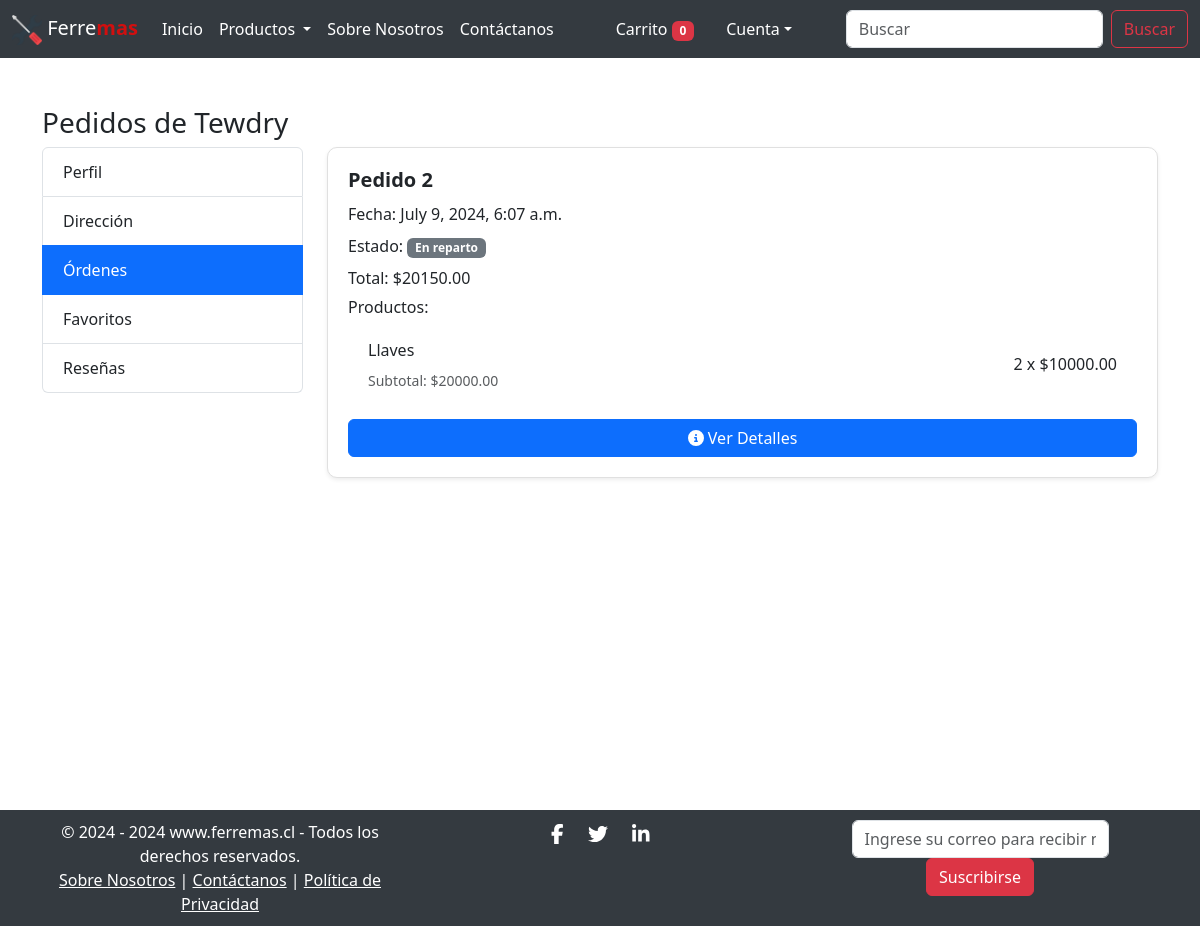
Screenshot of /profile/orders/ (signed in) with the database file from the repository.
### core/models.py (models this page shows, shortened)
class Order(models.Model):
    STATUS_CHOICES = [
        ('pending', 'Pending'),
        ('completed', 'Completed'),
        ('processing', 'En proceso'),
        ('shipped', 'Enviado'),
        ('in_transit', 'En tránsito'),
        ('out_for_delivery', 'En reparto'),
        ('delivered', 'Entregado'),
        ('delayed', 'Retrasado'),
        ('returned', 'Devuelto'),
        ('cancelled', 'Cancelado'),
        ('failed_delivery', 'Entrega fallida'),
    ]
    user = models.ForeignKey(User, related_name='orders', on_delete=models.CASCADE)
    total_amount = models.DecimalField(max_digits=10, decimal_places=2)
    status = models.CharField(max_length=20, choices=STATUS_CHOICES, default='pending')
    created_at = models.DateTimeField(auto_now_add=True)
    paypal_payment_id = models.CharField(max_length=100, blank=True, null=True)
    estimated_delivery_date = models.DateField(null=True, blank=True)
    deleted = models.BooleanField(default=False)

class OrderItem(models.Model):
    order = models.ForeignKey(Order, related_name='items', on_delete=models.CASCADE)
    product = models.ForeignKey(Product, on_delete=models.CASCADE)
    quantity = models.IntegerField()
    price = models.FloatField()

class Product(models.Model):
    category = models.ForeignKey(Category, related_name='products', on_delete=models.CASCADE)
    vendor = models.ForeignKey(Vendor, related_name='products', on_delete=models.SET_NULL, null=True, blank=True)
    title = models.CharField(max_length=100)
    description = models.TextField()
    price = models.DecimalField(max_digits=10, decimal_places=2, default=0.0)
    discounted_price = models.DecimalField(max_digits=10, decimal_places=2, null=True, blank=True)
    product_image = models.ImageField(upload_to='products/', null=True, blank=True)

### core/views.py (the view)
# urls.py: path('profile/orders/', views.profile_orders, name='profile_orders'),
@login_required
def profile_orders(request):
    orders = Order.objects.filter(user=request.user).order_by('-created_at')
    order_details = []
    for order in orders:
        items = order.items.all()
        product_details = {
            item.product.title: {
                'quantity': item.quantity,
                'price': item.price,
                'subtotal': item.quantity * item.price,
                'item': item,
                'form': ReviewForm()
            } for item in items
        }
        order_details.append({'order': order, 'product_details': product_details})
    return render(request, 'app/profile_orders.html', {'order_details': order_details})

### core/context_processors.py (called while the page is built)
def cart_item_count(request):
    if request.user.is_authenticated:
        cart_count = Cart.objects.filter(user=request.user).count()
    else:
        cart_count = 0
    return {'totalitems': cart_count}

### core/templatetags/custom_filters.py (called while the page is built)
@register.filter(name='has_group')
def has_group(user, group_name):
    return user.groups.filter(name=group_name).exists()

### core/templates/app/profile_orders.html (shortened to what this page needs)
{% extends 'app/base.html' %}
{% load static %}
{% block main-content %}
<div class="container mt-5">
    <div class="row">
        <h3>Pedidos de <span class="text-capitalize">{{ request.user }}</span></h3>
        <div class="col-md-3">
            {% include 'app/profile_menu.html' %}
        </div>
        <div class="col-md-9">
            {% if order_details %}
                {% for order_detail in order_details %}
                    <div class="card mb-3 shadow-sm">
                        <div class="card-body">
                            <h5 class="card-title">Pedido {{ order_detail.order.id }}</h5>
                            <p class="card-text">Fecha: {{ order_detail.order.created_at }}</p>
                            <p class="card-text">
                                Estado:
                                <span class="badge
                                    {% if order_detail.order.status == 'completed' %} bg-success
                                    {% elif order_detail.order.status == 'pending' %} bg-warning text-dark
                                    {% else %} bg-secondary
                                    {% endif %}">
                                    {{ order_detail.order.get_status_display }}
                                </span>
                            </p>
                            <p class="card-text">Total: ${{ order_detail.order.total_amount|floatformat:2 }}</p>
                            <h6>Productos:</h6>
                            <ul class="list-group list-group-flush">
                                {% for title, details in order_detail.product_details.items %}
                                    <li class="list-group-item">
                                        <div class="d-flex justify-content-between align-items-center">
                                            <div>
                                                <span>{{ title }}</span>
                                                <br>
                                                <small class="text-muted">Subtotal: ${{ details.subtotal|floatformat:2 }}</small>
                                            </div>
                                            <div>
                                                <span>{{ details.quantity }} x ${{ details.price|floatformat:2 }}</span>
                                            </div>
                                        </div>
                                    </li>
                                {% endfor %}
                            </ul>
                            <a href="{% url 'order_detail' order_detail.order.id %}" class="btn btn-primary mt-3 w-100">
                                <i class="fa fa-info-circle"></i> Ver Detalles
                            </a>
                        </div>
                    </div>
                {% endfor %}
            {% else %}
                <p>No tienes pedidos realizados.</p>
            {% endif %}
        </div>
    </div>
</div>
{% endblock main-content %}

### core/static/app/css/style.css (style rules this page uses)
.card-body { padding: 1.25rem; }
.card-body p { margin-bottom: 0.5rem; }
.list-group-item { padding: 0.75rem 1.25rem; }
.list-group-item small { display: block; margin-top: 0.5rem; }
.card-title { font-size: 1.25rem; font-weight: bold; }
.card-text { font-size: 1rem; }
.card { border: 1px solid #e0e0e0; border-radius: 10px; }
.card-body { padding: 20px; }
.card-title { margin-bottom: 10px; }
.card-text { margin-bottom: 5px; }

### core/static/app/css/custom.css (style rules this page uses)
.card-body { display: flex; flex-direction: column; }
.card-text { flex-grow: 1; }

### rows the page displays
Order: order.id "2", order.created_at "July 9, 2024, 6:07 a.m.", order.status "En reparto", order.total_amount "20150.00"
OrderItem: title "Llaves", subtotal "20000.00", quantity "2", price "10000.00"

### other values shown
{{ totalitems }} "0"
{{ request.user }} "Tewdry"
